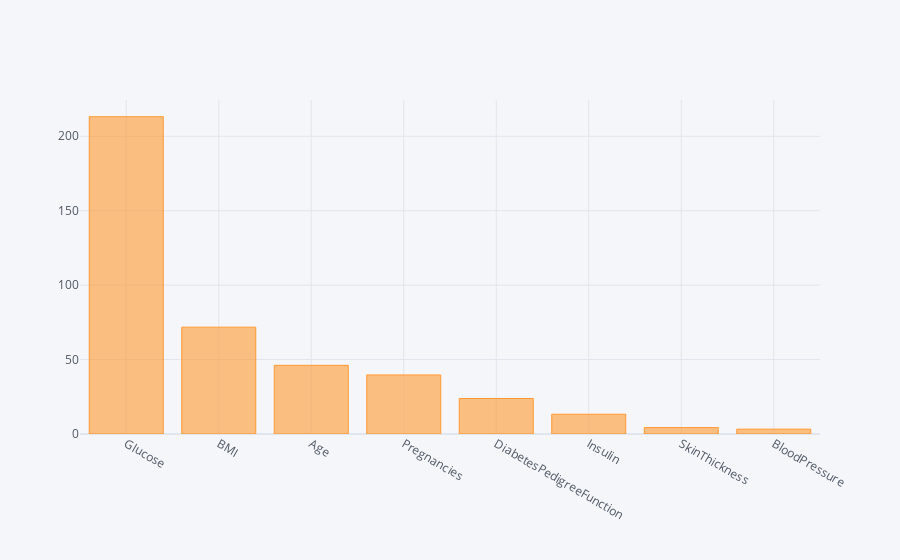

Write notebook code for a chart like this one.
### Code cell
pd.DataFrame(zip(varc,sk.scores_),columns=['var','score']).set_index('var').sort_values(by='score',
                                ascending=False).iplot(kind='bar',color='orange')

### Figure 1 — Plotly figure (JSON) as saved in the notebook; plotly's stock layout.template omitted (floating-point values rounded to 4 significant figures)
{"data": [{"marker": {"color": "rgba(255, 153, 51, 0.6)", "line": {"color": "rgba(255, 153, 51, 1.0)", "width": 1}}, "name": "score", "orientation": "v", "text": "", "type": "bar", "x": ["Glucose", "BMI", "Age", "Pregnancies", "DiabetesPedigreeFunction", "Insulin", "SkinThickness", "BloodPressure"], "y": [213.2, 71.77, 46.14, 39.67, 23.87, 13.28, 4.304, 3.257]}], "layout": {"legend": {"bgcolor": "#F5F6F9", "font": {"color": "#4D5663"}}, "paper_bgcolor": "#F5F6F9", "plot_bgcolor": "#F5F6F9", "title": {"font": {"color": "#4D5663"}}, "xaxis": {"gridcolor": "#E1E5ED", "showgrid": true, "tickfont": {"color": "#4D5663"}, "title": {"font": {"color": "#4D5663"}, "text": ""}, "zerolinecolor": "#E1E5ED"}, "yaxis": {"gridcolor": "#E1E5ED", "showgrid": true, "tickfont": {"color": "#4D5663"}, "title": {"font": {"color": "#4D5663"}, "text": ""}, "zerolinecolor": "#E1E5ED"}}}
